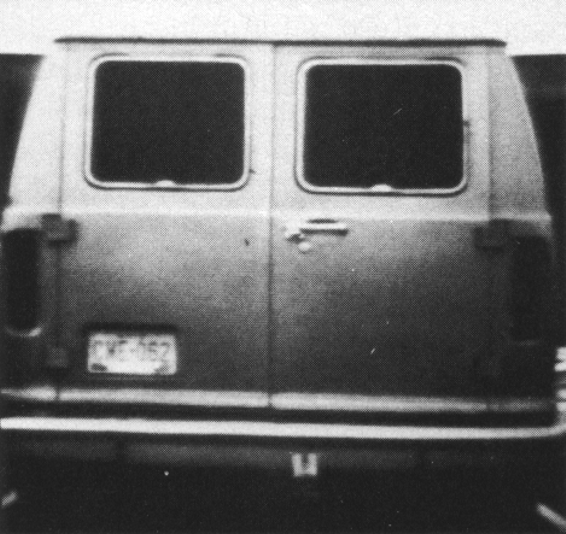
#> input picture car.tif, 566 x 534 px
$ python license_detection.py
#> lines starting #> are read from the running program, lines starting #| are printed output that depends on the picture; after the words box and inside, x2 and y2 are one past the last pixel; in counts of white or black regions, pixels touching at a corner belong together
import numpy as np
import operator
from skimage import io
import matplotlib.pyplot as plt
from scipy import signal,ndimage
import cv2
from scipy.ndimage import rotate

def neighbourhood(f,Db,square_pad=1,point=(0,0),type_='zero'): # Given a point on the image, return the neighbour
    if type_ == 'zero':
        fpad = np.pad(f,square_pad)
    elif type_ == "replicate":
        fpad = np.pad(f,square_pad,'symmetric')
    DbsizeA,DbsizeB = Db.shape
    shift = (square_pad,square_pad)
    ps = tuple(map(operator.add,point,shift))
    return fpad[ps[0]-1:DbsizeA+point[0],ps[1]-1:DbsizeB+point[1]]

def neighboursum(f,Db):
    sum_ = 0
    for i in range(len(Db)):
        for j in range(len(Db[i])):
            sum_ += f[i,j]*Db[i,j]
    return sum_


def convolve(f,Db,square_pad=1,type_='zero'):
    f_convolve = f.copy()
    for i in range(len(f_convolve)):
        for j in range(len(f_convolve[i])):
            p = (i,j)
            neighbours = neighbourhood(f,Db,square_pad=square_pad,point=p,type_=type_)
            f_convolve[i,j] = neighboursum(neighbours,Db)
    return f_convolve

def map_(f, K): #Scale Image
    smallest = np.amin(f)
    fm = f - smallest
    fs = K * (fm / np.amax(fm))
    return fs


def threshold_gradient(gmag,gdir,A=90,TA=45,type_='easy'):
    Gdimx,Gdimy = gmag.shape
    gxy = np.zeros((Gdimx,Gdimy))
    T = 0.3*max(gmag.flatten())
    if type_ == 'easy':
        gxy = (Gmag > T).astype(int)
    else:
        for i in range(len(gxy)):
            for j in range(len(gxy[i])):
                if (gmag[i,j] > T) and (gdir[i,j] > A-TA and gdir[i,j] < A+TA):
                    gxy[i,j] = 1
    return gxy


def fetch_ones(array):
    ones = []
    for i in range(len(array)):
        if array[i] == 1:
            ones.append(i)
    return ones


def fill_array(array,start,end):
    fill_ = array.copy()
    for i in range(start,end):
        fill_[i] = 1
    return fill_

def fill_gap(row,L=25): # Row = specific row with zeros and ones
    coords = fetch_ones(row)
    fill = row.copy()
    for i in range(len(coords)-1):
        diff = coords[i+1] - coords[i]
        if (diff <= L) and (diff > 1):
            fill = fill_array(fill,coords[i],coords[i+1])
    return fill


def fill_gradient(gmag,L=25):
    grad = gmag.copy()
    for i in range(len(grad)):
        grad[i] = fill_gap(gmag[i,:],L=L)
    return grad


sobel_y = np.array([[-1, -2, -1], [0, 0, 0], [1, 2, 1]])
sobel_x = np.array([[-1, 0, 1], [-2, 0, 2], [-1, 0, 1]])
image = io.imread('car.tif')
#> image is the input picture: shape (534, 566); min 26, max 255, mean 106.1
"""  Digital Image Processing Using Matlab Page 566 of  845
# sob = np.hypot(scipy_filter_x,scipy_filter_y)
# wneg45 = np.array([[-2,-1,0],[-1,0,1],[0,1,2]])
# float_ = map_(image,1)"""


Gx = filter_x = -signal.convolve2d(image,sobel_x,boundary='symm',mode='same')
Gy = filter_y = -signal.convolve2d(image,sobel_y,boundary='symm',mode='same')
filter_x2 = signal.convolve2d(image,sobel_x,boundary='symm',mode='same')
filter_y2 = signal.convolve2d(image,sobel_y,boundary='symm',mode='same')

Gdir = np.arctan2(-filter_y,filter_x) * 180/np.pi
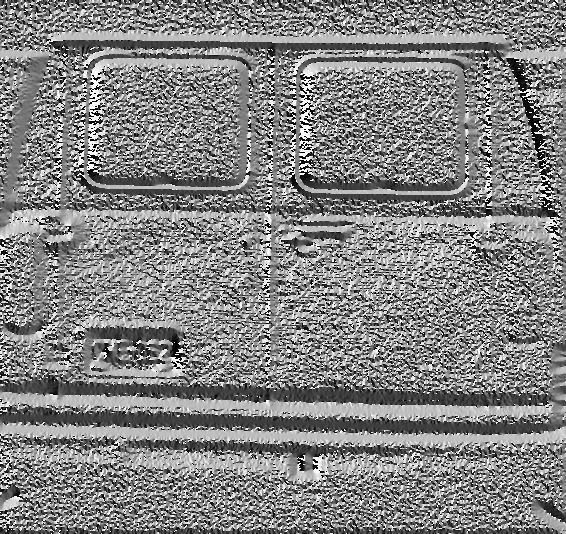
#> Gdir: shape (534, 566) float64; min -179.8, max 180, mean 6.1; drawn with min black and max white
Gmag = np.hypot(filter_x,filter_y)
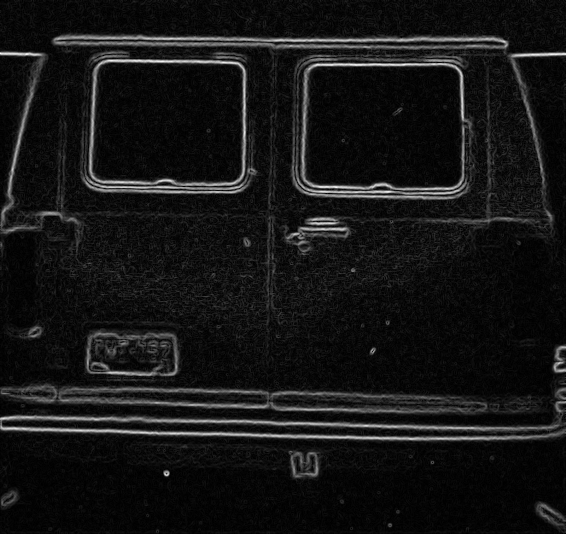
#> Gmag: shape (534, 566) float64; min 0, max 534.7, mean 45.1; drawn with min black and max white
Gmag2 = np.hypot(filter_x2,filter_y2)
T = 0.3*max(Gmag.flatten())
#> T = 160.4
A = 90
TA = 45
gxy = threshold_gradient(Gmag,Gdir,A=A,TA=TA,type_='hard')
#> after the loop in threshold_gradient, `for i in range(len(gxy)):`:
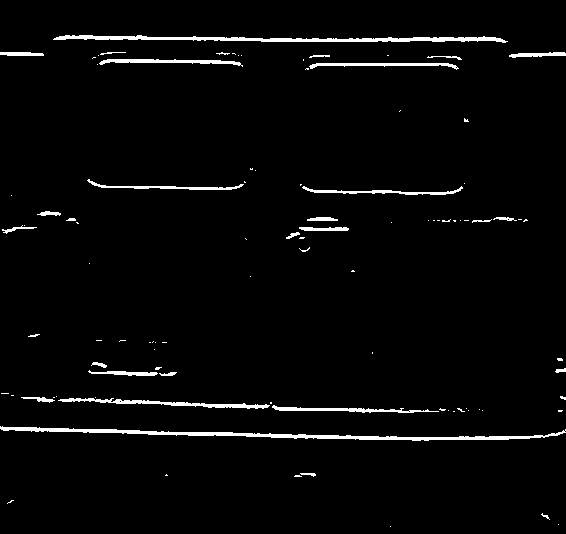
#> gxy: shape (534, 566) float64; values 0 (black) and 1 (white), 2.8% white; 96 white regions (66 under 20 px), largest, box (x1, y1, x2, y2) and area: (0, 426, 566, 441) 2005, (53, 35, 508, 43) 1662, (58, 398, 270, 409) 714
gradient_fill = fill_gradient(gxy)
#> the loop in fill_gradient, `for i in range(len(grad)):` made 534 passes
#> coords in fill_gap on passes 43, 59: [502, 503, 504, 505], [92, 457, 458, 459, 460]
#> after the loop in fill_gradient, `for i in range(len(grad)):`: grad: shape (534, 566) float64; values 0 (black) and 1 (white), 3.2% white; 62 white regions (34 under 20 px), largest, box (x1, y1, x2, y2) and area: (0, 426, 566, 441) 2125, (53, 35, 508, 43) 1883, (21, 397, 483, 413) 1687
gxy_rot45 = rotate(gxy,angle=45)
gxy_rot90 = rotate(gxy,angle=90)
gxy_rot90_ = rotate(gxy,angle=-90)
gxy_rot135 = rotate(gxy,angle=135)
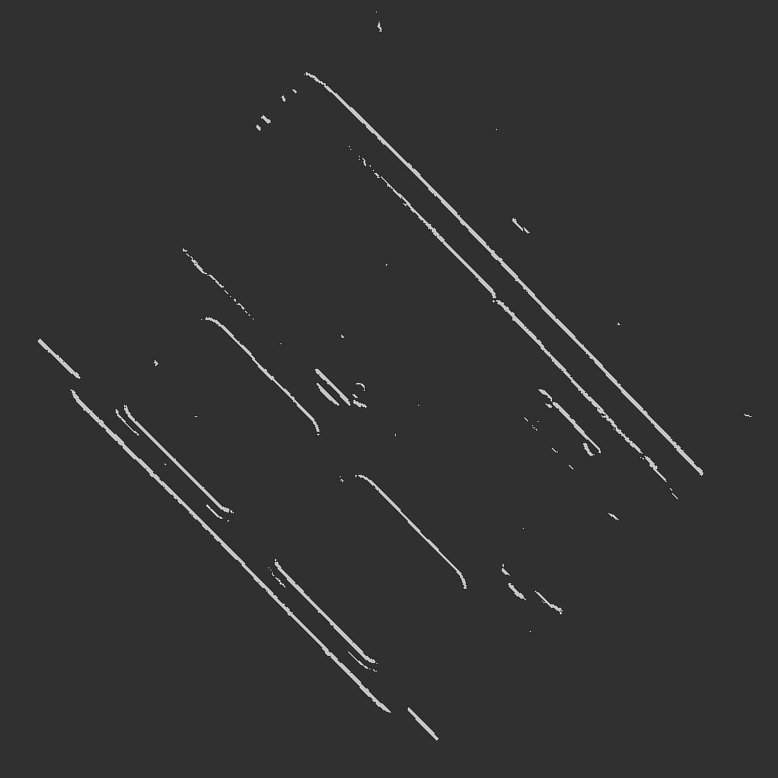
#> gxy_rot135: shape (778, 778) float64; min -0.323, max 1.39, mean 0.0142; drawn with min black and max white
gxy_rot180 = rotate(gxy,angle=180)

fgxy_45 = fill_gradient(gxy_rot45)
fgxy_90 = fill_gradient(gxy_rot90)
#> call 3 of fill_gradient, with L = 25
#> the loop in fill_gradient (call 3), `for i in range(len(grad)):` made 566 passes
#> coords in fill_gap on passes 1 to 3: [397], [53, 398], [52, 53, 54, 55, 397, 398]
#> after the loop in fill_gradient (call 3), `for i in range(len(grad)):`:
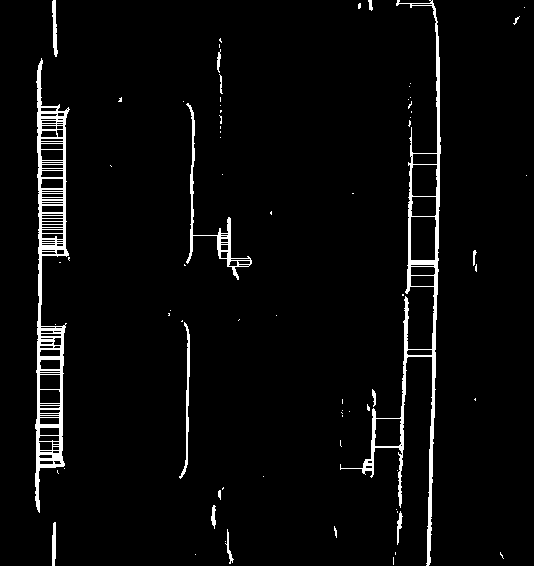
#> grad: shape (566, 534) float64; min -1.97e-16, max 1, mean 0.0374; drawn with min black and max white
fgxy_90_ = fill_gradient(gxy_rot90_)
#> call 4 of fill_gradient, with L = 25
#> the loop in fill_gradient (call 4), `for i in range(len(grad)):` made 566 passes
#> coords in fill_gap on passes 2 to 4: [104, 140], [107, 140], [104, 105, 301]
#> after the loop in fill_gradient (call 4), `for i in range(len(grad)):`:
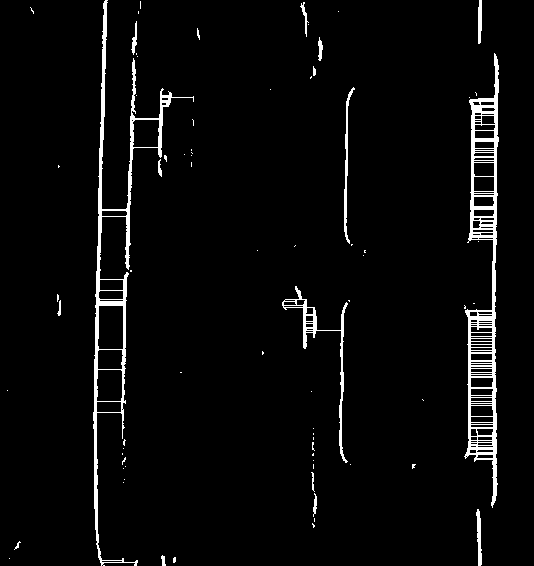
#> grad: shape (566, 534) float64; min -1.97e-16, max 1, mean 0.0374; drawn with min black and max white
fgxy_135 = fill_gradient(gxy_rot135)
fgxy_180 = fill_gradient(gxy_rot180)
#> the loop in fill_gradient (call 6), `for i in range(len(grad)):` made 534 passes
#> coords in fill_gap on passes 15, 18, 20: [16], [18, 21], [24]
#> after the loop in fill_gradient (call 6), `for i in range(len(grad)):`:
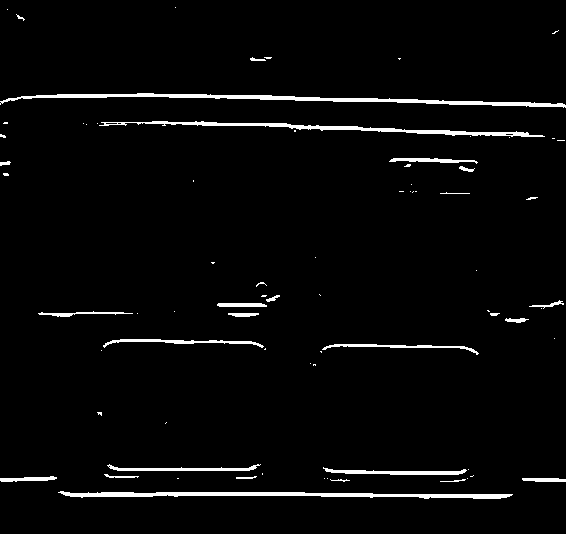
#> grad: shape (534, 566) float64; min -1.97e-16, max 1, mean 0.0304; drawn with min black and max white

x = rotate(fgxy_90,angle=-90)
g= gradient_fill
#> (the run stopped early here; a loop or call above may not have finished)
